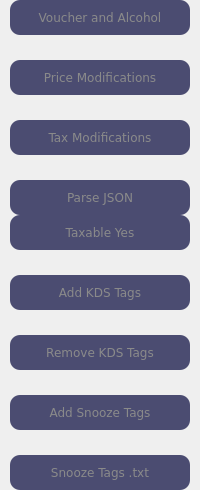
     <widget class="QWidget" name="sideMenu" native="true">
      <property name="minimumSize">
       <size>
        <width>175</width>
        <height>0</height>
       </size>
      </property>
      <property name="font">
       <font>
        <family>Arial</family>
        <pointsize>9</pointsize>
       </font>
      </property>
      <property name="styleSheet">
       <string notr="true">QPushButton {
	border: none;
	padding: 5px;
	background-color: rgb(249, 249, 249);
	border:none;
	padding: 10px;
	border-radius: 10px;
}

QPushButton:disabled {
	background-color: rgb(75, 76, 113); color: rgb(138, 138, 138)
}</string>
      </property>
      <layout class="QVBoxLayout" name="verticalLayout">
       <property name="spacing">
        <number>0</number>
       </property>
       <property name="leftMargin">
        <number>10</number>
       </property>
       <property name="topMargin">
        <number>0</number>
       </property>
       <property name="rightMargin">
        <number>10</number>
       </property>
       <property name="bottomMargin">
        <number>0</number>
       </property>
       <item alignment="Qt::AlignVCenter">
        <widget class="QWidget" name="modifyJson" native="true">
         <layout class="QVBoxLayout" name="verticalLayout_2">
          <property name="spacing">
           <number>25</number>
          </property>
          <property name="leftMargin">
           <number>0</number>
          </property>
          <property name="topMargin">
           <number>0</number>
          </property>
          <property name="rightMargin">
           <number>0</number>
          </property>
          <property name="bottomMargin">
           <number>0</number>
          </property>
          <item>
           <widget class="QPushButton" name="DRINKSBUTTON">
            <property name="enabled">
             <bool>false</bool>
            </property>
            <property name="font">
             <font>
              <family>Verdana</family>
              <pointsize>9</pointsize>
             </font>
            </property>
            <property name="cursor">
             <cursorShape>PointingHandCursor</cursorShape>
            </property>
            <property name="styleSheet">
             <string notr="true"/>
            </property>
            <property name="text">
             <string>Voucher and Alcohol</string>
            </property>
           </widget>
          </item>
          <item>
           <widget class="QPushButton" name="PRICEBUTTON">
            <property name="enabled">
             <bool>false</bool>
            </property>
            <property name="font">
             <font>
              <family>Verdana</family>
              <pointsize>9</pointsize>
             </font>
            </property>
            <property name="cursor">
             <cursorShape>PointingHandCursor</cursorShape>
            </property>
            <property name="text">
             <string>Price Modifications</string>
            </property>
           </widget>
          </item>
          <item>
           <widget class="QPushButton" name="TAXBUTTON">
            <property name="enabled">
             <bool>false</bool>
            </property>
            <property name="font">
             <font>
              <family>Verdana</family>
              <pointsize>9</pointsize>
             </font>
            </property>
            <property name="cursor">
             <cursorShape>PointingHandCursor</cursorShape>
            </property>
            <property name="text">
             <string>Tax Modifications</string>
            </property>
           </widget>
          </item>
          <item>
           <widget class="QPushButton" name="PARSEBUTTON">
            <property name="enabled">
             <bool>false</bool>
            </property>
            <property name="font">
             <font>
              <family>Verdana</family>
              <pointsize>9</pointsize>
              <bold>false</bold>
             </font>
            </property>
            <property name="cursor">
             <cursorShape>PointingHandCursor</cursorShape>
            </property>
            <property name="styleSheet">
             <string notr="true"/>
            </property>
            <property name="text">
             <string>Parse JSON</string>
            </property>
           </widget>
          </item>
         </layout>
        </widget>
       </item>
       <item alignment="Qt::AlignVCenter">
        <widget class="QWidget" name="parseJson" native="true">
         <property name="enabled">
          <bool>true</bool>
         </property>
         <property name="font">
          <font>
           <family>Verdana</family>
          </font>
         </property>
         <layout class="QVBoxLayout" name="verticalLayout_3">
          <property name="spacing">
           <number>25</number>
          </property>
          <property name="leftMargin">
           <number>0</number>
          </property>
          <property name="topMargin">
           <number>0</number>
          </property>
          <property name="rightMargin">
           <number>0</number>
          </property>
          <property name="bottomMargin">
           <number>0</number>
          </property>
          <item>
           <widget class="QPushButton" name="TAXABLEYES">
            <property name="enabled">
             <bool>false</bool>
            </property>
            <property name="font">
             <font>
              <family>Verdana</family>
             </font>
            </property>
            <property name="text">
             <string>Taxable Yes</string>
            </property>
           </widget>
          </item>
          <item>
           <widget class="QPushButton" name="ADDTAGSBUTTON">
            <property name="enabled">
             <bool>false</bool>
            </property>
            <property name="font">
             <font>
              <family>Verdana</family>
             </font>
            </property>
            <property name="text">
             <string>Add KDS Tags</string>
            </property>
           </widget>
          </item>
          <item>
           <widget class="QPushButton" name="REMOVETAGSBUTTON">
            <property name="enabled">
             <bool>false</bool>
            </property>
            <property name="font">
             <font>
              <family>Verdana</family>
             </font>
            </property>
            <property name="text">
             <string>Remove KDS Tags</string>
            </property>
           </widget>
          </item>
          <item>
           <widget class="QPushButton" name="ADDSNOOZETAGSBUTTON">
            <property name="enabled">
             <bool>false</bool>
            </property>
            <property name="font">
             <font>
              <family>Verdana</family>
             </font>
            </property>
            <property name="text">
             <string>Add Snooze Tags</string>
            </property>
           </widget>
          </item>
          <item>
           <widget class="QPushButton" name="GETITEMSNAMEBUTTON">
            <property name="enabled">
             <bool>false</bool>
            </property>
            <property name="font">
             <font>
              <family>Verdana</family>
             </font>
            </property>
            <property name="text">
             <string>Snooze Tags .txt</string>
            </property>
           </widget>
          </item>
         </layout>
        </widget>
       </item>
      </layout>
     </widget>
